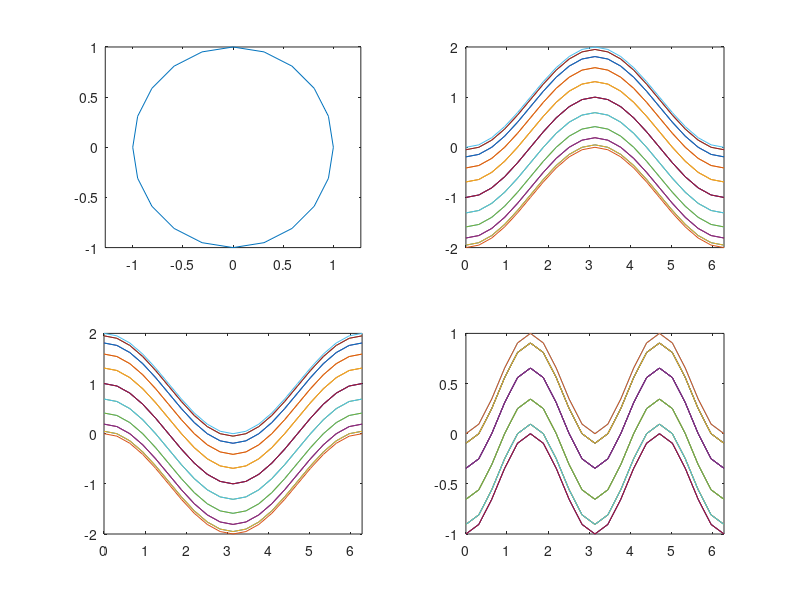

This chart was generated by the following MATLAB code:
% [绘图]subplot单窗口绘多图
% function Example05
% h0=figure('toolbar','none',...
%     'position',[200 150 450 250],...
%     'name','Example05');
t=0:pi/10:2*pi;
[x,y]=meshgrid(t);
subplot(2,2,1)
plot(sin(t),cos(t))
axis equal
subplot(2,2,2)
z=sin(x)-cos(y);
plot(t,z)
axis([0 2*pi -2 2])
subplot(2,2,3)
h=sin(x)+cos(y);
plot(t,h)
axis([0 2*pi -2 2])
subplot(2,2,4)
g=(sin(x).^2)-(cos(y).^2);
plot(t,g)
axis([0 2*pi -1 1])
